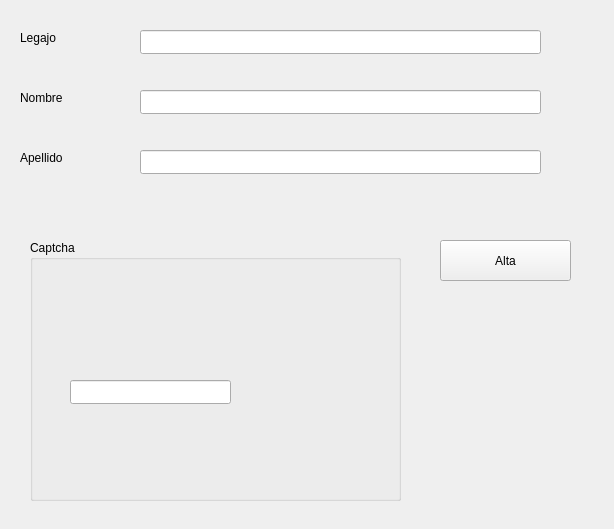
<?xml version="1.0" encoding="UTF-8"?>
<ui version="4.0">
 <class>Ventana</class>
 <widget class="QWidget" name="Ventana">
  <property name="geometry">
   <rect>
    <x>0</x>
    <y>0</y>
    <width>614</width>
    <height>529</height>
   </rect>
  </property>
  <property name="windowTitle">
   <string>Form</string>
  </property>
  <widget class="QLabel" name="label">
   <property name="geometry">
    <rect>
     <x>20</x>
     <y>30</y>
     <width>56</width>
     <height>16</height>
    </rect>
   </property>
   <property name="text">
    <string>Legajo</string>
   </property>
  </widget>
  <widget class="QLabel" name="label_2">
   <property name="geometry">
    <rect>
     <x>20</x>
     <y>90</y>
     <width>56</width>
     <height>16</height>
    </rect>
   </property>
   <property name="text">
    <string>Nombre</string>
   </property>
  </widget>
  <widget class="QLabel" name="label_3">
   <property name="geometry">
    <rect>
     <x>20</x>
     <y>150</y>
     <width>56</width>
     <height>16</height>
    </rect>
   </property>
   <property name="text">
    <string>Apellido</string>
   </property>
  </widget>
  <widget class="QLineEdit" name="leLegajo">
   <property name="geometry">
    <rect>
     <x>140</x>
     <y>30</y>
     <width>401</width>
     <height>24</height>
    </rect>
   </property>
  </widget>
  <widget class="QLineEdit" name="leNombre">
   <property name="geometry">
    <rect>
     <x>140</x>
     <y>90</y>
     <width>401</width>
     <height>24</height>
    </rect>
   </property>
  </widget>
  <widget class="QLineEdit" name="leApellido">
   <property name="geometry">
    <rect>
     <x>140</x>
     <y>150</y>
     <width>401</width>
     <height>24</height>
    </rect>
   </property>
  </widget>
  <widget class="QPushButton" name="pushButton">
   <property name="geometry">
    <rect>
     <x>440</x>
     <y>240</y>
     <width>131</width>
     <height>41</height>
    </rect>
   </property>
   <property name="text">
    <string>Alta</string>
   </property>
  </widget>
  <widget class="QGroupBox" name="groupBox">
   <property name="geometry">
    <rect>
     <x>30</x>
     <y>240</y>
     <width>371</width>
     <height>261</height>
    </rect>
   </property>
   <property name="title">
    <string>Captcha</string>
   </property>
   <widget class="QLabel" name="lCaptcha">
    <property name="geometry">
     <rect>
      <x>30</x>
      <y>40</y>
      <width>181</width>
      <height>71</height>
     </rect>
    </property>
    <property name="text">
     <string/>
    </property>
   </widget>
   <widget class="QLineEdit" name="leCaptcha">
    <property name="geometry">
     <rect>
      <x>40</x>
      <y>140</y>
      <width>161</width>
      <height>24</height>
     </rect>
    </property>
   </widget>
  </widget>
 </widget>
 <resources/>
 <connections/>
</ui>
